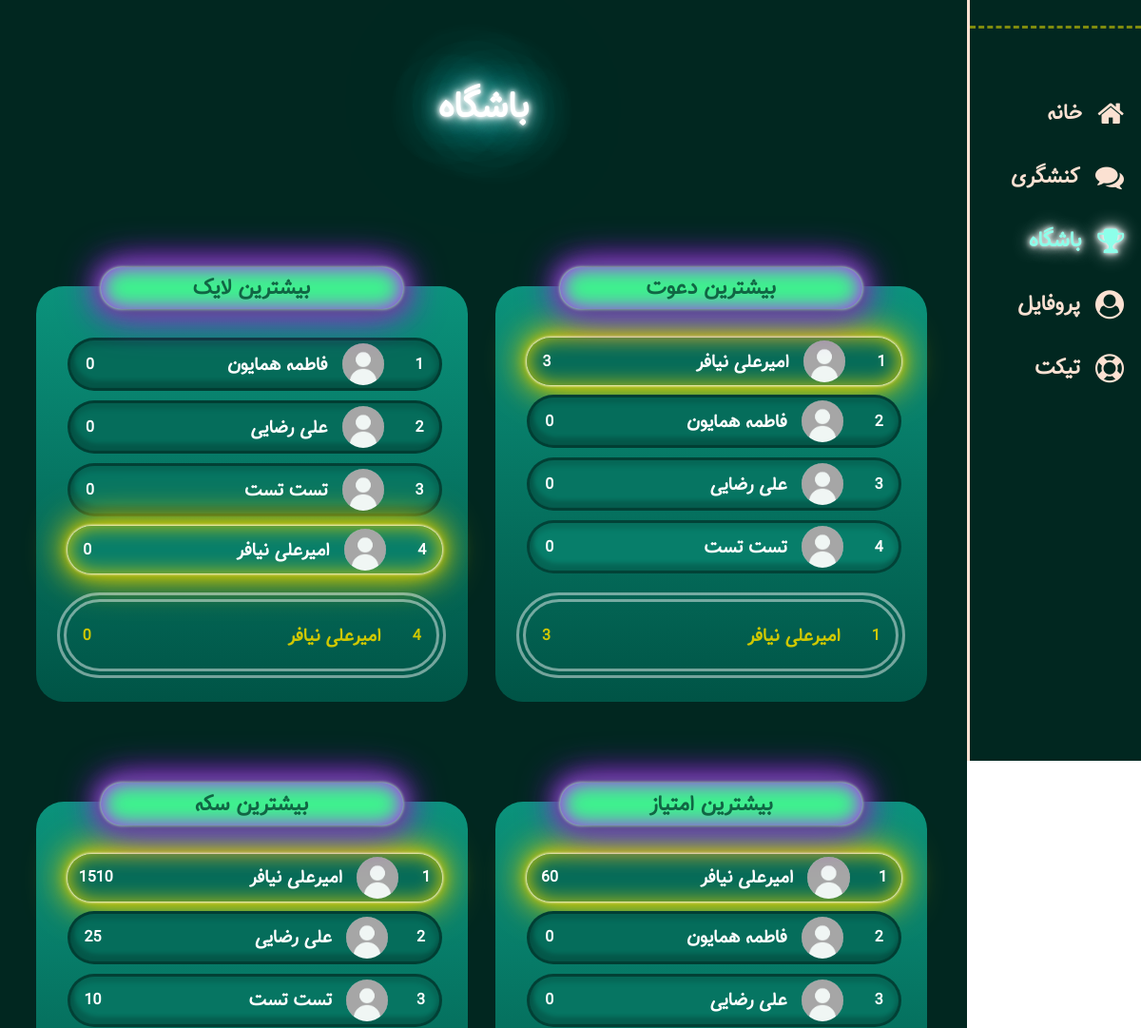
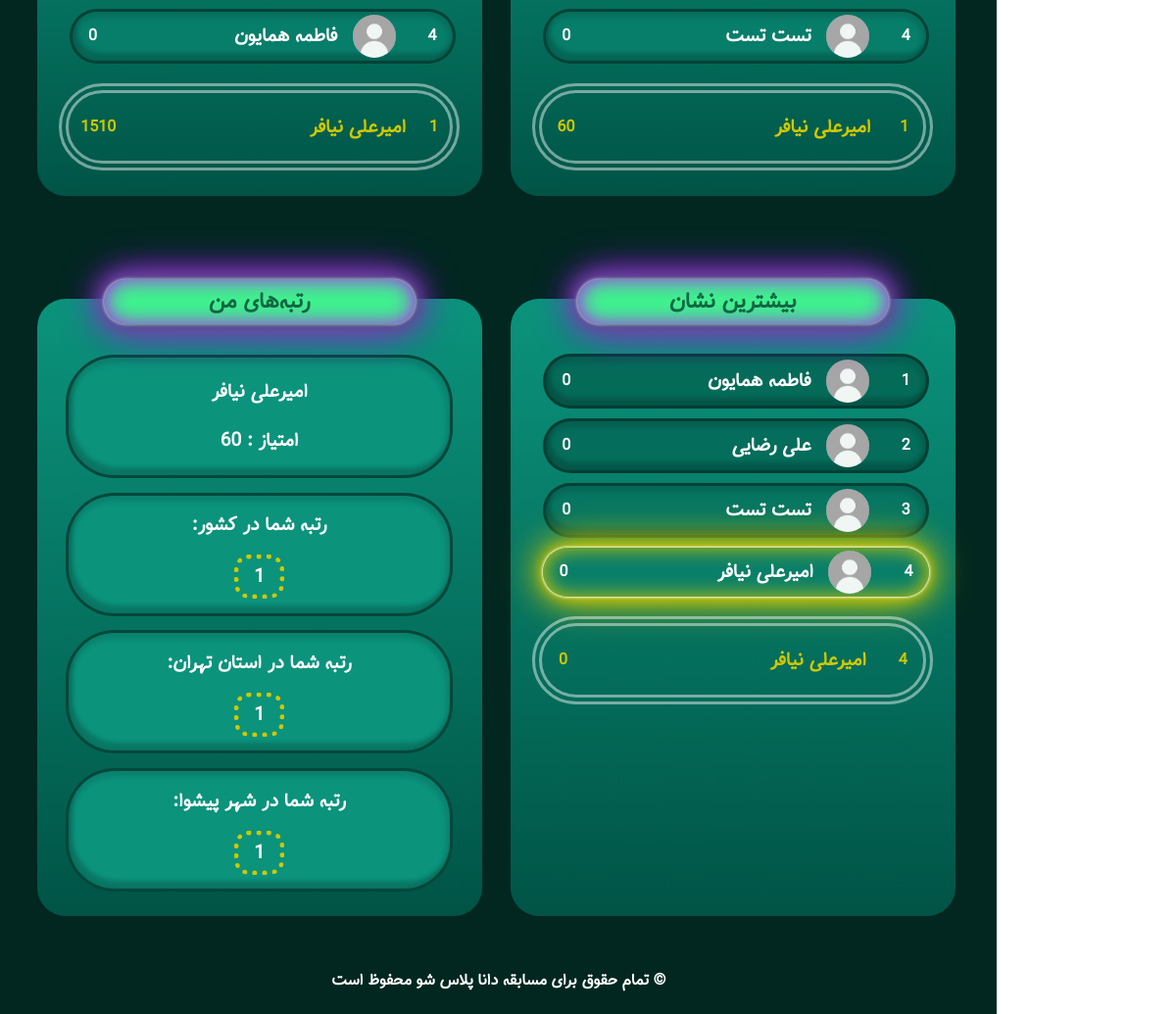
Page /club (signed in) on the earlier database version (2 pictures, top to bottom).
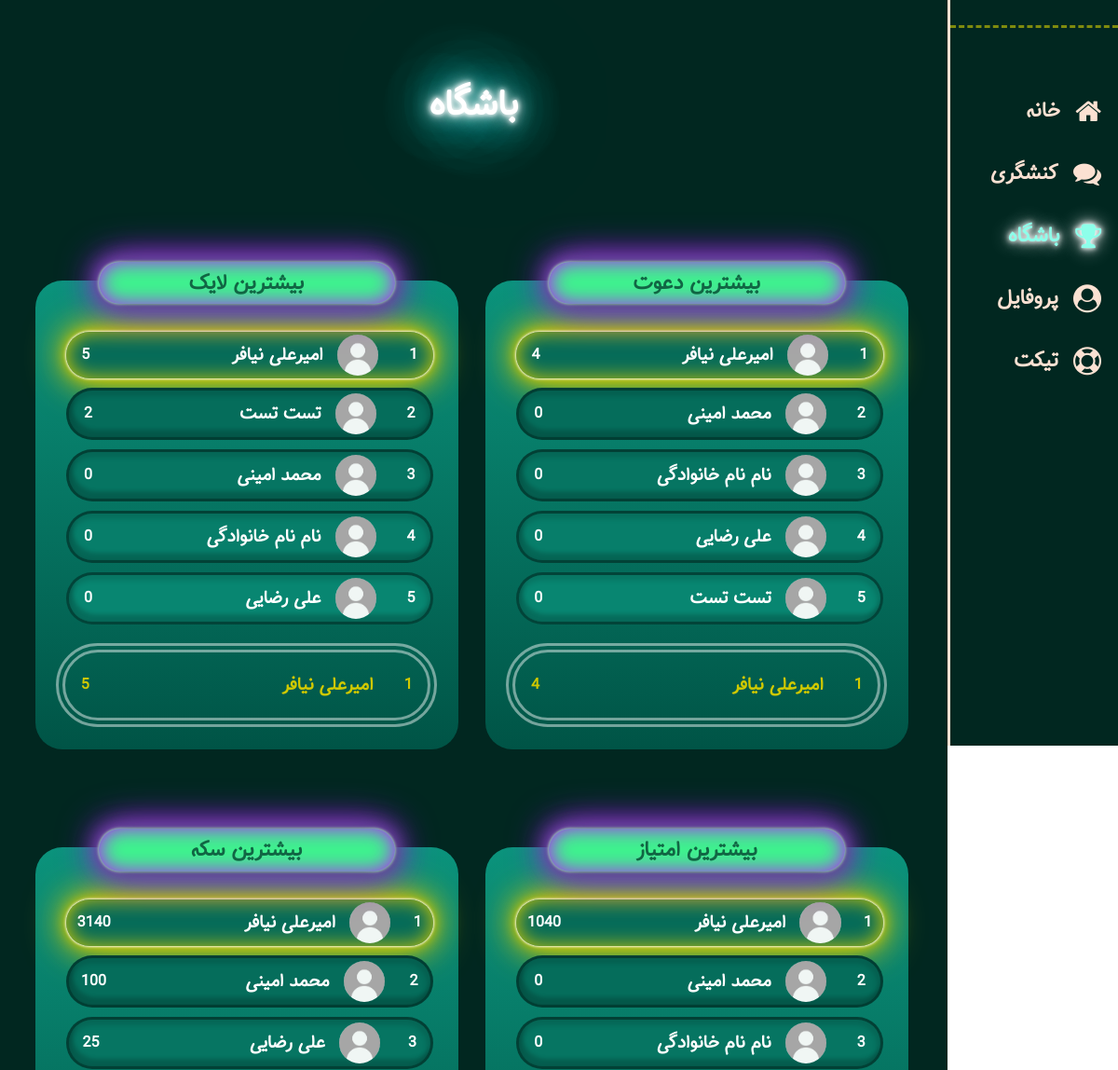
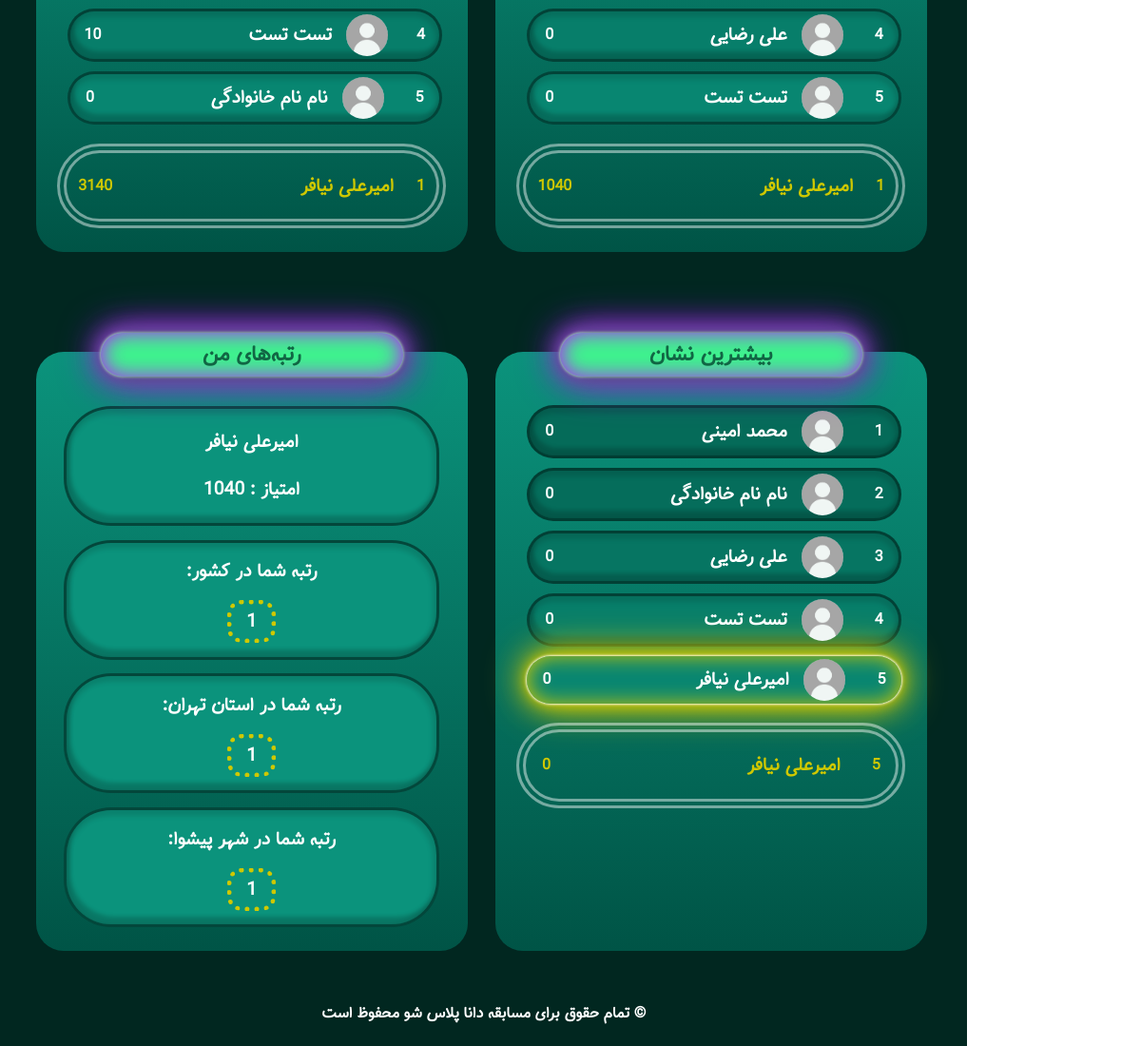
Same page on the later database version (2 pictures, top to bottom).
### models/user.py (models this page shows)
class User(db.Model, UserMixin):
    __tablename__ = "users"
    id = Column(Integer, primary_key=True)
    name = Column(String, nullable=False, index=True)
    username = Column(String, nullable=False, unique=True, index=True)
    password = Column(String, nullable=False, index=True)
    code = Column(Integer, nullable=False, unique=True, index=True)
    phone = Column(String, nullable=False, index=True)
    email = Column(String, nullable=False, index=True)
    grade = Column(String, nullable=False, index=True)
    birth = Column(String, nullable=False, index=True)  #1340 - 1397
    gender = Column(String, nullable=False, index=True)
    type = Column(String, nullable=False, index=True)
    invite_code = Column(String, nullable=False, index=True)
    invite_auth = Column(String, nullable=False, index=True)
    msg_code = Column(Integer, index=True)
    province = Column(String, index=True)
    city = Column(String, index=True)
    school_name = Column(String, index=True)
    school_type = Column(String, index=True)
    home_addres = Column(String, index=True)
    recognition = Column(String, index=True)
    final = Column(Integer, default=0, index=True)
    authentication = Column(Integer, default=0, index=True)
    downloads = Column(Integer, default=2, index=True)
    coin = Column(Integer, default=0, index=True)
    point = Column(Integer, default=0, index=True)
    badge = Column(Integer, default=0, index=True)
    like = Column(Integer, default=0, index=True)
    invite = Column(Integer, default=0, index=True)

### blueprints/user.py (the view)
@app.route('/club',  strict_slashes=False)
@login_required
def club():
    top_coins = User.query.order_by(User.coin.desc()).limit(10).all()
    top_points = User.query.order_by(User.point.desc()).limit(10).all()
    top_likes = User.query.order_by(User.like.desc()).limit(10).all()
    top_badges = User.query.order_by(User.badge.desc()).limit(10).all()
    top_invites = User.query.order_by(User.invite.desc()).limit(10).all()
    rank_coins = User.query.order_by(User.coin.desc()).all().index(current_user)+1
    rank_points = User.query.order_by(User.point.desc()).all().index(current_user)+1
    rank_likes = User.query.order_by(User.like.desc()).all().index(current_user)+1
    rank_badges = User.query.order_by(User.badge.desc()).all().index(current_user)+1
    rank_invites = User.query.order_by(User.invite.desc()).all().index(current_user)+1
    province_rank = User.query.filter(User.province==current_user.province).order_by(User.point.desc()).all().index(current_user)+1
    city_rank = User.query.filter(User.city==current_user.city).order_by(User.point.desc()).all().index(current_user)+1
    return render_template("user/club.html", top_coins=top_coins, top_points=top_points, top_likes=top_likes, top_badges=top_badges, top_invites=top_invites,
                           rank_coins=rank_coins, rank_points=rank_points, rank_likes=rank_likes, rank_badges=rank_badges, rank_invites=rank_invites,
                            province_rank=province_rank, city_rank=city_rank)

### app.py (called while the page is built)
@login_manager.user_loader
def load_user(user_id):
    return User.query.filter(User.id==user_id).first()

### templates/user/club.html (shortened to what the changed rows need)
{% extends "Base.html" %}
{% block head %}
    <link rel="stylesheet" href="https://cdnjs.cloudflare.com/ajax/libs/font-awesome/4.7.0/css/font-awesome.min.css">
    <link rel="stylesheet" href="{{ url_for('static', filename='styles/user/club.css') }}">
    {% endblock %}
    {% block body %}
    <div id="continer">
        <div id="side-wrp">
            <a href="{{ url_for('user.home') }}" class="icon-wrp">
                <h2>خانه </h2>
            </a>
            <a href="{{ url_for('user.activism') }}" class="icon-wrp">
                <h2>کنشگری </h2>
            </a>
            <a href="{{ url_for('user.club') }}" class="icon-wrp active">
                <h2>باشگاه </h2>
            </a>
            <a href="{{ url_for('user.profile') }}" class="icon-wrp">
                <h2>پروفایل </h2>
            </a>
            <a href="{{ url_for('user.ticket') }}" class="icon-wrp">
                <h2>تیکت </h2>
            </a>
        </div>
        <div id="content-wrp">
            <div id="heading">
                <h1>باشگاه</h1>
            </div>
            <div id="main">
                <div class="table-co" id="invite-table-co">
                    <div class="table" id="invite-table">
                        <div class="title-table">
                            <h2 class="the-title">بیشترین دعوت</h2>
                        </div>
                        <div class="name">
                            {%for i in top_invites%}
                            <div class="person p{{loop.index}} neonText {{'me' if i==current_user}}">
                                <h4>{{loop.index}}</h4>
                                <div class="bio">
                                    <img class="profile" src="{{ url_for('static', filename='main_img/user.jpg') }}" alt="">
                                    <h3 class="neonText">{{i.name}}</h3>
                                </div>
                                <h4>{{i.invite}}</h4>
                            </div>
                            {% endfor %}
                            {% if current_user.authentication==1 and current_user.final==1%}
                            <div class="my-level">
                                <h4>{{rank_invites}}</h4>
                                <div class="bio">
                                    <h3 class="neonText">{{current_user.name}}</h3>
                                </div>
                                <h4>{{current_user.invite}}</h4>
                            </div>
                            {% endif %}
                        </div>
                    </div>
                </div>
                <div class="table-co" id="like-table-co">
                    <div class="table" id="like-table">
                        <div class="title-table">
                            <h2 class="the-title">بیشترین لایک</h2>
                        </div>
                        <div class="name">
                            {%for i in top_likes%}
                            <div class="person p{{loop.index}} neonText {{'me' if i==current_user}}">
                                <h4>{{loop.index}}</h4>
                                <div class="bio">
                                    <img class="profile" src="{{ url_for('static', filename='main_img/user.jpg') }}" alt="">
                                    <h3 class="neonText">{{i.name}}</h3>
                                </div>
                                <h4>{{i.like}}</h4>
                            </div>
                            {% endfor %}
                            {% if current_user.authentication==1 and current_user.final==1%}
                            <div class="my-level">
                                <h4>{{rank_likes}}</h4>
                                <div class="bio">
                                    <h3 class="neonText">{{current_user.name}}</h3>
                                </div>
                                <h4>{{current_user.like}}</h4>
                            </div>
                            {% endif %}
                        </div>
                    </div>
                </div>
                <div class="table-co" id="point-table-co">
                    <div class="table" id="point-table">
                        <div class="title-table">
                            <h2 class="the-title">بیشترین امتیاز</h2>
                        </div>
                        <div class="name">
                            {%for i in top_points%}
                            <div class="person p{{loop.index}} neonText {{'me' if i==current_user}}">
                                <h4>{{loop.index}}</h4>
                                <div class="bio">
                                    <img class="profile" src="{{ url_for('static', filename='main_img/user.jpg') }}" alt="">
                                    <h3 class="neonText">{{i.name}}</h3>
                                </div>
                                <h4>{{i.point}}</h4>
                            </div>
                            {% endfor %}
                            {% if current_user.authentication==1 and current_user.final==1%}
                            <div class="my-level">
                                <h4>{{rank_points}}</h4>
                                <div class="bio">
                                    <h3 class="neonText">{{current_user.name}}</h3>
                                </div>
                                <h4>{{current_user.point}}</h4>
                            </div>
                            {% endif %}
                        </div>
                    </div>
                </div>
                <div class="table-co" id="coin-table-co">
                    <div class="table" id="coin-table">
                        <div class="title-table">
                            <h2 class="the-title">بیشترین سکه</h2>
                        </div>
                        <div class="name">
                            {%for i in top_coins%}
                            <div class="person p{{loop.index}} neonText {{'me' if i==current_user}}">
                                <h4>{{loop.index}}</h4>
                                <div class="bio">
                                    <img class="profile" src="{{ url_for('static', filename='main_img/user.jpg') }}" alt="">
                                    <h3 class="neonText">{{i.name}}</h3>
                                </div>
                                <h4>{{i.coin}}</h4>
                            </div>
                            {% endfor %}
                            {% if current_user.authentication==1 and current_user.final==1%}
                            <div class="my-level">
                                <h4>{{rank_coins}}</h4>
                                <div class="bio">
                                    <h3 class="neonText">{{current_user.name}}</h3>
                                </div>
                                <h4>{{current_user.coin}}</h4>
                            </div>
                            {% endif %}
                        </div>
                    </div>
                </div>
                <div class="table-co" id="badge-table-co">
                    <div class="table" id="badge-table">
                        <div class="title-table">
                            <h2 class="the-title">بیشترین نشان</h2>
                        </div>
                        <div class="name">
                            {%for i in top_badges%}
                            <div class="person p{{loop.index}} neonText {{'me' if i==current_user}}">
                                <h4>{{loop.index}}</h4>
                                <div class="bio">
                                    <img class="profile" src="{{ url_for('static', filename='main_img/user.jpg') }}" alt="">
                                    <h3 class="neonText">{{i.name}}</h3>
                                </div>
                                <h4>{{i.badge}}</h4>
                            </div>
                            {% endfor %}
                            {% if current_user.authentication==1 and current_user.final==1%}
                            <div class="my-level">
                                <h4>{{rank_badges}}</h4>
                                <div class="bio">
                                    <h3 class="neonText">{{current_user.name}}</h3>
                                </div>
                                <h4>{{current_user.badge}}</h4>
                            </div>
                            {% endif %}
                        </div>
                    </div>
                </div>
                <div class="table-co" id="my-table-co">
                    <div class="table" id="my-table">
                        <div class="title-table">
                            <h2 class="the-title">رتبه‌های من</h2>
                        </div>
                        <div class="name-my-table">
                            {% if current_user.authentication==1 and current_user.final==1%}
                            <div class="person my-rank my-name neonText">
                                <h3>{{current_user.name}}</h3>
                                <h3>امتیاز : {{current_user.point}}</h3>
                            </div>
                            <div class="person my-rank country neonText">
                                <h3>رتبه شما در کشور:</h3>
                                <h3 class="rank-num">{{rank_points}}</h3>
                            </div>
                            <div class="person my-rank province neonText">
                                <h3>رتبه شما در استان {{current_user.province}}:</h3>
                                <h3 class="rank-num">{{province_rank}}</h3>
                            </div>
                            <div class="person my-rank city neonText">
                                <h3>رتبه شما در شهر {{current_user.city}}:</h3>
                                <h3 class="rank-num">{{city_rank}}</h3>
                            </div>
                            {% else %}
                            <div class="person my-rank my-name neonText">
                                <h3>{{current_user.name}}</h3>
                                <h3><a href="{{url_for('user.completion')+'?next=/club'}}">مشاهده رتبه های من</a></h3>
                            </div>
                            {% endif %}
                        </div>
                    </div>
                </div>
            </div>
            </div>
        </div>
{% endblock %}

Differences in the rows shown:
changed User "امیرعلی نیافر": invite "3" → "4"; like "0" → "5"; point "60" → "1040"; coin "1510" → "3140"; moves up the list
added User: name "محمد امینی", invite "0", like "0", point "0", coin "100", badge "0"
changed User: name "فاطمه همایون" → "نام نام خانوادگی"
changed User "تست تست": like "0" → "2"; moves up the list
Other differences:
{{ rank_likes }}: "4" → "1"
{{ rank_badges }}: "4" → "5"
